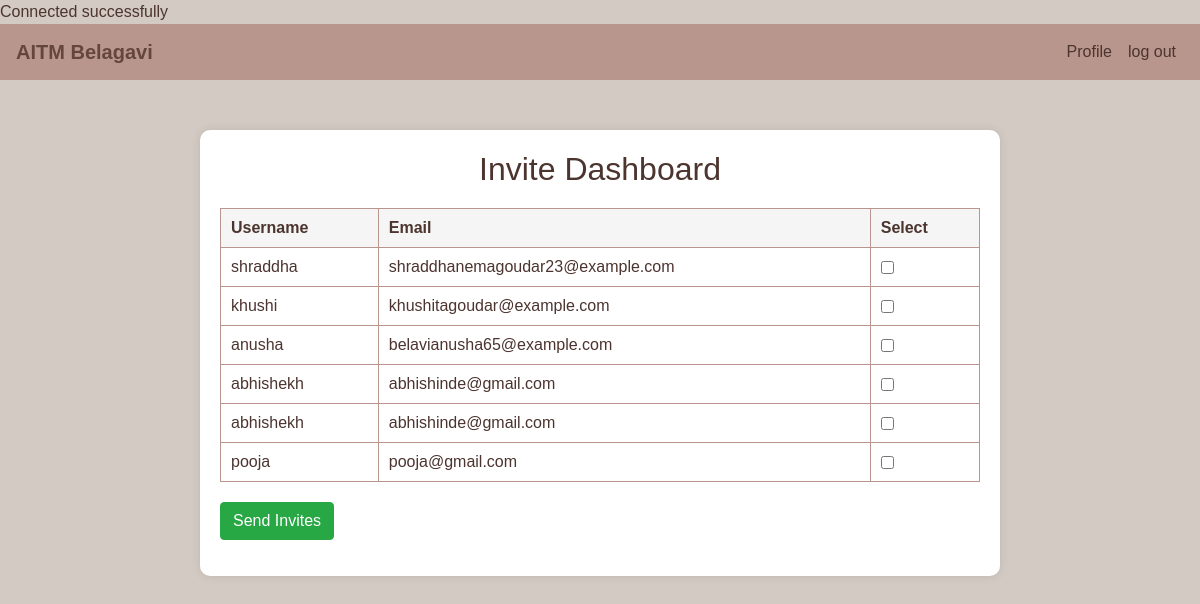
The page /invite_dashboard.php (signed in) on the database its author committed.
### tables this page shows
CREATE TABLE `staff` (
  `id` int(11) NOT NULL,
  `username` varchar(100) NOT NULL,
  `email` varchar(100) NOT NULL,
  `department` varchar(100) NOT NULL,
  `department_id` int(11) UNSIGNED NOT NULL,
  `role` varchar(255) NOT NULL
);

### invite_dashboard.php (the view, shortened to what this page needs)
<?php
require_once 'includes/db_connect.php';
$staffDetails = [];
try {
    $stmt = $conn->prepare("SELECT id, username, email FROM staff");
    $stmt->execute();
    $result = $stmt->get_result();
    while ($row = $result->fetch_assoc()) {
        $staffDetails[] = $row;
    }
} catch (Exception $e) {
    $errorMessage = "An error occurred: " . $e->getMessage();
}
?>
<!DOCTYPE html>
<html lang="en">
<head>
    <link rel="stylesheet" href="https://maxcdn.bootstrapcdn.com/bootstrap/4.5.2/css/bootstrap.min.css">
</head>
<body>
<nav class="navbar navbar-expand-lg navbar-light">
        <a class="navbar-brand" href="#">AITM Belagavi</a>
        <div class="collapse navbar-collapse" id="navbarNav">
            <ul class="navbar-nav ml-auto">
                <li class="nav-item">
                    <a class="nav-link" href="profile.php">Profile</a>
                </li>
                <li class="nav-item">
                    <a class="nav-link" href="logout.php">log out</a>
                </li>
            </ul>
        </div>
    </nav>
    <div class="container">
        <h2>Invite Dashboard</h2>
        <form action="<?php echo htmlspecialchars($_SERVER["PHP_SELF"]); ?>" method="POST">
            <table>
                <thead>
                    <tr>
                        <th>Username</th>
                        <th>Email</th>
                        <th>Select</th>
                    </tr>
                </thead>
                <tbody>
                    <?php if (empty($staffDetails)): ?>
                        <tr>
                            <td colspan="3">No staff available.</td>
                        </tr>
                    <?php else: ?>
                        <?php foreach ($staffDetails as $staff): ?>
                            <tr>
                                <td><?php echo $staff['username']; ?></td>
                                <td><?php echo $staff['email']; ?></td>
                                <td><input type="checkbox" name="id[]" value="<?php echo $staff['id']; ?>"></td>
                            </tr>
                        <?php endforeach; ?>
                    <?php endif; ?>
                </tbody>
            </table>
            <button type="submit" name="invite" class="btn btn-success" style="margin-top: 20px;">Send Invites</button>
        </form>
    </div>
</body>

### invite_dashboard.php (style rules this page uses)
body { font-family: Arial, sans-serif; background-color: #D3CAC3; margin: 0; padding: 0; color: #4C342F; }
.container { max-width: 800px; margin: 50px auto; padding: 20px; background-color: #fff; box-shadow: 0 0 10px rgba(0, 0, 0, 0.1); border-radius: 10px; }
h2 { text-align: center; color: #4C342F; }
table { width: 100%; border-collapse: collapse; margin-top: 20px; }
table, th, td { border: 1px solid #B9968D; padding: 10px; text-align: left; }
th { background-color: #F5F5F5; }
button { padding: 10px; margin-top: 20px; background-color: #65463E; color: #fff; border: none; border-radius: 5px; cursor: pointer; }
.navbar { background-color: #B9968D; }
.navbar-brand { font-weight: bold; color: #65463E !important; }
.navbar-nav .nav-link { color: #4C342F !important; }

### rows shown on the page
staff: username "shraddha", email "shraddhanemagoudar23@example.com"
staff: username "khushi", email "khushitagoudar@example.com"
staff: username "anusha", email "belavianusha65@example.com"
staff: username "abhishekh", email "abhishinde@gmail.com"
staff: username "abhishekh", email "abhishinde@gmail.com"
staff: username "pooja", email "pooja@gmail.com"
